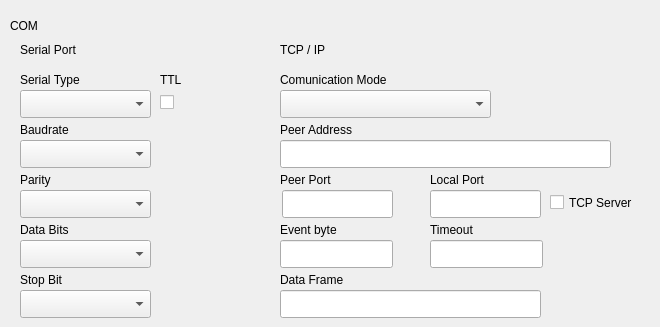
    <widget class="QWidget" name="tab_6">
     <attribute name="title">
      <string>Serial Port</string>
     </attribute>
     <widget class="QLabel" name="label_27">
      <property name="geometry">
       <rect>
        <x>10</x>
        <y>10</y>
        <width>71</width>
        <height>31</height>
       </rect>
      </property>
      <property name="text">
       <string>COM</string>
      </property>
     </widget>
     <widget class="QLabel" name="label_28">
      <property name="geometry">
       <rect>
        <x>20</x>
        <y>40</y>
        <width>91</width>
        <height>20</height>
       </rect>
      </property>
      <property name="text">
       <string>Serial Port </string>
      </property>
     </widget>
     <widget class="QLabel" name="label_29">
      <property name="geometry">
       <rect>
        <x>20</x>
        <y>70</y>
        <width>121</width>
        <height>20</height>
       </rect>
      </property>
      <property name="text">
       <string>Serial Type</string>
      </property>
     </widget>
     <widget class="QComboBox" name="SerialType">
      <property name="geometry">
       <rect>
        <x>20</x>
        <y>90</y>
        <width>131</width>
        <height>28</height>
       </rect>
      </property>
     </widget>
     <widget class="QComboBox" name="Baudrate">
      <property name="geometry">
       <rect>
        <x>20</x>
        <y>140</y>
        <width>131</width>
        <height>28</height>
       </rect>
      </property>
     </widget>
     <widget class="QComboBox" name="Parity">
      <property name="geometry">
       <rect>
        <x>20</x>
        <y>190</y>
        <width>131</width>
        <height>28</height>
       </rect>
      </property>
     </widget>
     <widget class="QLabel" name="label_30">
      <property name="geometry">
       <rect>
        <x>160</x>
        <y>70</y>
        <width>63</width>
        <height>20</height>
       </rect>
      </property>
      <property name="text">
       <string>TTL</string>
      </property>
     </widget>
     <widget class="QComboBox" name="DataBits">
      <property name="geometry">
       <rect>
        <x>20</x>
        <y>240</y>
        <width>131</width>
        <height>28</height>
       </rect>
      </property>
     </widget>
     <widget class="QLabel" name="label_31">
      <property name="geometry">
       <rect>
        <x>20</x>
        <y>120</y>
        <width>63</width>
        <height>20</height>
       </rect>
      </property>
      <property name="text">
       <string>Baudrate</string>
      </property>
     </widget>
     <widget class="QLabel" name="label_32">
      <property name="geometry">
       <rect>
        <x>20</x>
        <y>170</y>
        <width>63</width>
        <height>20</height>
       </rect>
      </property>
      <property name="text">
       <string>Parity</string>
      </property>
     </widget>
     <widget class="QLabel" name="label_33">
      <property name="geometry">
       <rect>
        <x>20</x>
        <y>220</y>
        <width>63</width>
        <height>20</height>
       </rect>
      </property>
      <property name="text">
       <string>Data Bits</string>
      </property>
     </widget>
     <widget class="QLabel" name="label_34">
      <property name="geometry">
       <rect>
        <x>20</x>
        <y>270</y>
        <width>63</width>
        <height>20</height>
       </rect>
      </property>
      <property name="text">
       <string>Stop Bit</string>
      </property>
     </widget>
     <widget class="QComboBox" name="StopBit">
      <property name="geometry">
       <rect>
        <x>20</x>
        <y>290</y>
        <width>131</width>
        <height>28</height>
       </rect>
      </property>
     </widget>
     <widget class="QCheckBox" name="TTl">
      <property name="geometry">
       <rect>
        <x>160</x>
        <y>90</y>
        <width>92</width>
        <height>25</height>
       </rect>
      </property>
      <property name="text">
       <string/>
      </property>
     </widget>
     <widget class="QLabel" name="label_35">
      <property name="geometry">
       <rect>
        <x>280</x>
        <y>40</y>
        <width>63</width>
        <height>20</height>
       </rect>
      </property>
      <property name="text">
       <string>TCP / IP</string>
      </property>
     </widget>
     <widget class="QLabel" name="label_36">
      <property name="geometry">
       <rect>
        <x>280</x>
        <y>70</y>
        <width>161</width>
        <height>20</height>
       </rect>
      </property>
      <property name="text">
       <string>Comunication Mode </string>
      </property>
     </widget>
     <widget class="QLabel" name="label_37">
      <property name="geometry">
       <rect>
        <x>280</x>
        <y>120</y>
        <width>111</width>
        <height>20</height>
       </rect>
      </property>
      <property name="text">
       <string>Peer Address</string>
      </property>
     </widget>
     <widget class="QLabel" name="label_38">
      <property name="geometry">
       <rect>
        <x>280</x>
        <y>170</y>
        <width>63</width>
        <height>20</height>
       </rect>
      </property>
      <property name="text">
       <string>Peer Port</string>
      </property>
     </widget>
     <widget class="QLabel" name="label_39">
      <property name="geometry">
       <rect>
        <x>430</x>
        <y>170</y>
        <width>91</width>
        <height>20</height>
       </rect>
      </property>
      <property name="text">
       <string>Local Port </string>
      </property>
     </widget>
     <widget class="QComboBox" name="ComunicationMode">
      <property name="geometry">
       <rect>
        <x>280</x>
        <y>90</y>
        <width>211</width>
        <height>28</height>
       </rect>
      </property>
     </widget>
     <widget class="QLineEdit" name="PeerAddress">
      <property name="geometry">
       <rect>
        <x>280</x>
        <y>140</y>
        <width>331</width>
        <height>28</height>
       </rect>
      </property>
     </widget>
     <widget class="QLineEdit" name="PeerPort">
      <property name="geometry">
       <rect>
        <x>282</x>
        <y>190</y>
        <width>111</width>
        <height>28</height>
       </rect>
      </property>
     </widget>
     <widget class="QLineEdit" name="LocalPort">
      <property name="geometry">
       <rect>
        <x>430</x>
        <y>190</y>
        <width>111</width>
        <height>28</height>
       </rect>
      </property>
     </widget>
     <widget class="QLineEdit" name="EventByte">
      <property name="geometry">
       <rect>
        <x>280</x>
        <y>240</y>
        <width>113</width>
        <height>28</height>
       </rect>
      </property>
     </widget>
     <widget class="QLineEdit" name="Timeout">
      <property name="geometry">
       <rect>
        <x>430</x>
        <y>240</y>
        <width>113</width>
        <height>28</height>
       </rect>
      </property>
     </widget>
     <widget class="QLabel" name="label_40">
      <property name="geometry">
       <rect>
        <x>280</x>
        <y>220</y>
        <width>81</width>
        <height>20</height>
       </rect>
      </property>
      <property name="text">
       <string>Event byte</string>
      </property>
     </widget>
     <widget class="QLabel" name="label_41">
      <property name="geometry">
       <rect>
        <x>430</x>
        <y>220</y>
        <width>63</width>
        <height>20</height>
       </rect>
      </property>
      <property name="text">
       <string>Timeout</string>
      </property>
     </widget>
     <widget class="QLabel" name="label_42">
      <property name="geometry">
       <rect>
        <x>280</x>
        <y>270</y>
        <width>101</width>
        <height>20</height>
       </rect>
      </property>
      <property name="text">
       <string>Data Frame</string>
      </property>
     </widget>
     <widget class="QLineEdit" name="DataFrame">
      <property name="geometry">
       <rect>
        <x>280</x>
        <y>290</y>
        <width>261</width>
        <height>28</height>
       </rect>
      </property>
     </widget>
     <widget class="QCheckBox" name="TcpServer">
      <property name="geometry">
       <rect>
        <x>550</x>
        <y>190</y>
        <width>101</width>
        <height>25</height>
       </rect>
      </property>
      <property name="text">
       <string>TCP Server</string>
      </property>
     </widget>
    </widget>
